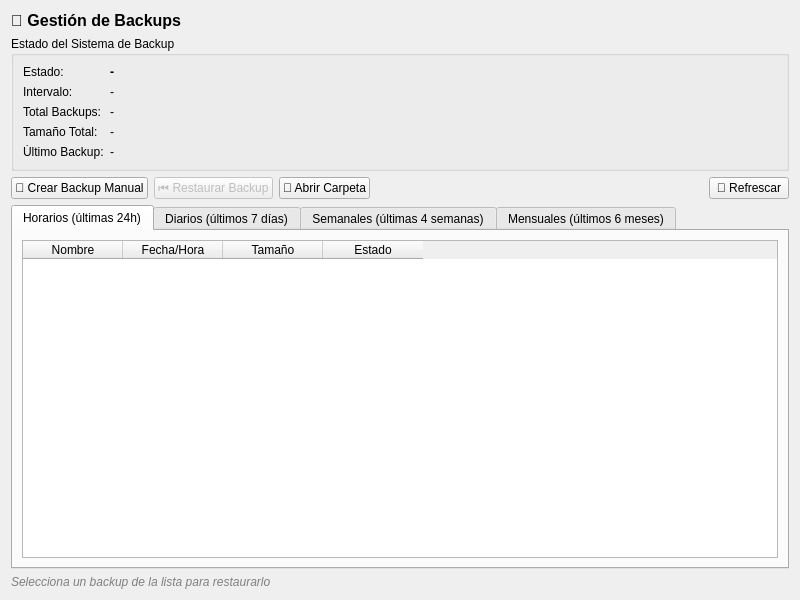
<?xml version="1.0" encoding="UTF-8"?>
<ui version="4.0">
 <class>BackupsWidget</class>
 <widget class="QWidget" name="BackupsWidget">
  <property name="geometry">
   <rect>
    <x>0</x>
    <y>0</y>
    <width>800</width>
    <height>600</height>
   </rect>
  </property>
  <layout class="QVBoxLayout" name="verticalLayout_root">
   <item>
    <widget class="QLabel" name="lbl_titulo">
     <property name="text">
      <string>💾 Gestión de Backups</string>
     </property>
     <property name="styleSheet">
      <string>font-size: 16px; font-weight: bold;</string>
     </property>
    </widget>
   </item>
   <item>
    <widget class="QGroupBox" name="grp_estado">
     <property name="title">
      <string>Estado del Sistema de Backup</string>
     </property>
     <layout class="QFormLayout" name="formLayout">
      <item row="0" column="0">
       <widget class="QLabel" name="lbl_estado_label">
        <property name="text">
         <string>Estado:</string>
        </property>
       </widget>
      </item>
      <item row="0" column="1">
       <widget class="QLabel" name="lbl_estado">
        <property name="text">
         <string>-</string>
        </property>
        <property name="styleSheet">
         <string>font-weight: bold;</string>
        </property>
       </widget>
      </item>
      <item row="1" column="0">
       <widget class="QLabel" name="lbl_intervalo_label">
        <property name="text">
         <string>Intervalo:</string>
        </property>
       </widget>
      </item>
      <item row="1" column="1">
       <widget class="QLabel" name="lbl_intervalo">
        <property name="text">
         <string>-</string>
        </property>
       </widget>
      </item>
      <item row="2" column="0">
       <widget class="QLabel" name="lbl_total_label">
        <property name="text">
         <string>Total Backups:</string>
        </property>
       </widget>
      </item>
      <item row="2" column="1">
       <widget class="QLabel" name="lbl_total">
        <property name="text">
         <string>-</string>
        </property>
       </widget>
      </item>
      <item row="3" column="0">
       <widget class="QLabel" name="lbl_tamanio_label">
        <property name="text">
         <string>Tamaño Total:</string>
        </property>
       </widget>
      </item>
      <item row="3" column="1">
       <widget class="QLabel" name="lbl_tamanio">
        <property name="text">
         <string>-</string>
        </property>
       </widget>
      </item>
      <item row="4" column="0">
       <widget class="QLabel" name="lbl_ultimo_label">
        <property name="text">
         <string>Último Backup:</string>
        </property>
       </widget>
      </item>
      <item row="4" column="1">
       <widget class="QLabel" name="lbl_ultimo">
        <property name="text">
         <string>-</string>
        </property>
       </widget>
      </item>
     </layout>
    </widget>
   </item>
   <item>
    <layout class="QHBoxLayout" name="horizontalLayout_botones">
     <item>
      <widget class="QPushButton" name="btn_crear_backup">
       <property name="text">
        <string>💾 Crear Backup Manual</string>
       </property>
      </widget>
     </item>
     <item>
      <widget class="QPushButton" name="btn_restaurar">
       <property name="text">
        <string>⏮ Restaurar Backup</string>
       </property>
       <property name="enabled">
        <bool>false</bool>
       </property>
      </widget>
     </item>
     <item>
      <widget class="QPushButton" name="btn_abrir_carpeta">
       <property name="text">
        <string>📁 Abrir Carpeta</string>
       </property>
      </widget>
     </item>
     <item>
      <spacer name="horizontalSpacer">
       <property name="orientation">
        <enum>Qt::Horizontal</enum>
       </property>
       <property name="sizeHint" stdset="0">
        <size>
         <width>40</width>
         <height>20</height>
        </size>
       </property>
      </spacer>
     </item>
     <item>
      <widget class="QPushButton" name="btn_refrescar">
       <property name="text">
        <string>🔄 Refrescar</string>
       </property>
      </widget>
     </item>
    </layout>
   </item>
   <item>
    <widget class="QTabWidget" name="tabWidget">
     <property name="currentIndex">
      <number>0</number>
     </property>
     <widget class="QWidget" name="tab_horarios">
      <attribute name="title">
       <string>Horarios (últimas 24h)</string>
      </attribute>
      <layout class="QVBoxLayout" name="verticalLayout_horarios">
       <item>
        <widget class="QTableWidget" name="tbl_horarios">
         <property name="editTriggers">
          <set>QAbstractItemView::NoEditTriggers</set>
         </property>
         <property name="selectionBehavior">
          <enum>QAbstractItemView::SelectRows</enum>
         </property>
         <column>
          <property name="text">
           <string>Nombre</string>
          </property>
         </column>
         <column>
          <property name="text">
           <string>Fecha/Hora</string>
          </property>
         </column>
         <column>
          <property name="text">
           <string>Tamaño</string>
          </property>
         </column>
         <column>
          <property name="text">
           <string>Estado</string>
          </property>
         </column>
        </widget>
       </item>
      </layout>
     </widget>
     <widget class="QWidget" name="tab_diarios">
      <attribute name="title">
       <string>Diarios (últimos 7 días)</string>
      </attribute>
      <layout class="QVBoxLayout" name="verticalLayout_diarios">
       <item>
        <widget class="QTableWidget" name="tbl_diarios">
         <property name="editTriggers">
          <set>QAbstractItemView::NoEditTriggers</set>
         </property>
         <property name="selectionBehavior">
          <enum>QAbstractItemView::SelectRows</enum>
         </property>
         <column>
          <property name="text">
           <string>Nombre</string>
          </property>
         </column>
         <column>
          <property name="text">
           <string>Fecha/Hora</string>
          </property>
         </column>
         <column>
          <property name="text">
           <string>Tamaño</string>
          </property>
         </column>
         <column>
          <property name="text">
           <string>Estado</string>
          </property>
         </column>
        </widget>
       </item>
      </layout>
     </widget>
     <widget class="QWidget" name="tab_semanales">
      <attribute name="title">
       <string>Semanales (últimas 4 semanas)</string>
      </attribute>
      <layout class="QVBoxLayout" name="verticalLayout_semanales">
       <item>
        <widget class="QTableWidget" name="tbl_semanales">
         <property name="editTriggers">
          <set>QAbstractItemView::NoEditTriggers</set>
         </property>
         <property name="selectionBehavior">
          <enum>QAbstractItemView::SelectRows</enum>
         </property>
         <column>
          <property name="text">
           <string>Nombre</string>
          </property>
         </column>
         <column>
          <property name="text">
           <string>Fecha/Hora</string>
          </property>
         </column>
         <column>
          <property name="text">
           <string>Tamaño</string>
          </property>
         </column>
         <column>
          <property name="text">
           <string>Estado</string>
          </property>
         </column>
        </widget>
       </item>
      </layout>
     </widget>
     <widget class="QWidget" name="tab_mensuales">
      <attribute name="title">
       <string>Mensuales (últimos 6 meses)</string>
      </attribute>
      <layout class="QVBoxLayout" name="verticalLayout_mensuales">
       <item>
        <widget class="QTableWidget" name="tbl_mensuales">
         <property name="editTriggers">
          <set>QAbstractItemView::NoEditTriggers</set>
         </property>
         <property name="selectionBehavior">
          <enum>QAbstractItemView::SelectRows</enum>
         </property>
         <column>
          <property name="text">
           <string>Nombre</string>
          </property>
         </column>
         <column>
          <property name="text">
           <string>Fecha/Hora</string>
          </property>
         </column>
         <column>
          <property name="text">
           <string>Tamaño</string>
          </property>
         </column>
         <column>
          <property name="text">
           <string>Estado</string>
          </property>
         </column>
        </widget>
       </item>
      </layout>
     </widget>
    </widget>
   </item>
   <item>
    <widget class="QLabel" name="lbl_info">
     <property name="text">
      <string>Selecciona un backup de la lista para restaurarlo</string>
     </property>
     <property name="styleSheet">
      <string>color: gray; font-style: italic;</string>
     </property>
    </widget>
   </item>
  </layout>
 </widget>
 <resources/>
 <connections/>
</ui>
